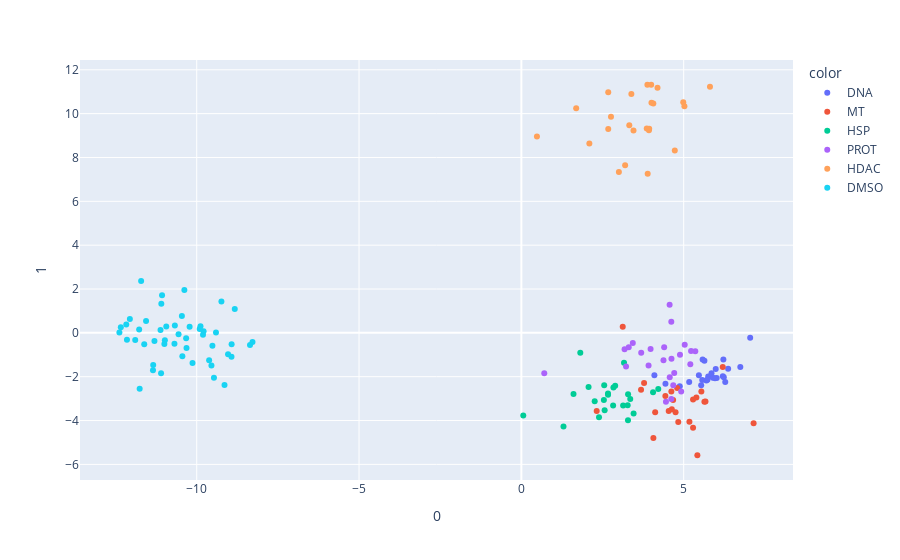

The notebook cell this image was saved under:
### Code cell
import plotly.express as px
from sklearn.decomposition import PCA
from sklearn.preprocessing import StandardScaler
model = LinearDiscriminantAnalysis(n_components=4)
y2=[]
for i in range(24):
    y2.append('DNA')
for j in range(24):
    y2.append('MT')
for k in range(24):
    y2.append('HSP')
for m in range(24):
    y2.append('PROT')
for n in range(24):
    y2.append('HDAC')
for k in range(48):
    y2.append('DMSO')
#model.fit(X_drug, y)
#X_drug2 = model.transform(X_drug)
X_drug3=training.iloc[:,2:240].values
X_drug3=model.fit(X_drug3,y2).transform(X_drug3)
fig = px.scatter(X_drug3, x=0, y=1, color=train_drug_name_without_concentration2)
#training['drug_name']
fig.show()
#these 5 groups are very clearly separated, as we can see in the image

### Figure 1 — Plotly figure (JSON) as saved in the notebook; plotly's stock layout.template omitted (floating-point values rounded to 4 significant figures)
{"data": [{"hovertemplate": "color=DNA<br>0=%{x}<br>1=%{y}<extra></extra>", "legendgroup": "DNA", "marker": {"color": "#636efa", "symbol": "circle"}, "mode": "markers", "name": "DNA", "orientation": "v", "showlegend": true, "type": "scatter", "x": [5.699, 5.857, 5.169, 5.755, 4.098, 4.438, 5.539, 6.017, 6.205, 5.987, 7.048, 6.223, 5.897, 6.235, 6.369, 5.571, 5.731, 5.638, 5.583, 4.879, 5.964, 6.28, 5.468, 6.744], "xaxis": "x", "y": [-2.174, -1.843, -2.241, -1.993, -1.934, -2.322, -2.389, -2.058, -1.981, -1.643, -0.2199, -1.216, -2.042, -2.019, -1.632, -2.153, -2.133, -1.273, -1.21, -2.436, -2.07, -2.246, -1.933, -1.557], "yaxis": "y"}, {"hovertemplate": "color=MT<br>0=%{x}<br>1=%{y}<extra></extra>", "legendgroup": "MT", "marker": {"color": "#EF553B", "symbol": "circle"}, "mode": "markers", "name": "MT", "orientation": "v", "showlegend": true, "type": "scatter", "x": [5.39, 4.539, 4.833, 2.321, 4.066, 7.153, 4.634, 4.436, 4.675, 3.686, 3.78, 5.638, 6.203, 4.62, 5.421, 5.289, 5.289, 5.544, 5.177, 4.798, 4.749, 5.671, 4.121, 3.122], "xaxis": "x", "y": [-2.944, -3.567, -4.069, -3.561, -4.8, -4.118, -3.484, -2.884, -3.064, -2.596, -2.291, -3.137, -1.556, -2.673, -5.583, -3.034, -4.332, -2.676, -4.053, -2.513, -3.624, -3.125, -3.617, 0.2823], "yaxis": "y"}, {"hovertemplate": "color=HSP<br>0=%{x}<br>1=%{y}<extra></extra>", "legendgroup": "HSP", "marker": {"color": "#00cc96", "symbol": "circle"}, "mode": "markers", "name": "HSP", "orientation": "v", "showlegend": true, "type": "scatter", "x": [1.606, 3.135, 2.259, 4.217, 3.353, 2.67, 4.056, 2.668, 3.274, 2.565, 3.284, 1.298, 3.287, 2.826, 3.457, 2.552, 2.89, 3.162, 2.835, 2.392, 2.542, 2.07, 0.05893, 1.815], "xaxis": "x", "y": [-2.783, -3.317, -3.125, -2.556, -3.013, -2.818, -2.71, -2.769, -3.301, -3.526, -3.989, -4.277, -2.803, -3.317, -3.673, -2.392, -2.417, -1.368, -2.495, -3.847, -3.067, -2.475, -3.768, -0.9099], "yaxis": "y"}, {"hovertemplate": "color=PROT<br>0=%{x}<br>1=%{y}<extra></extra>", "legendgroup": "PROT", "marker": {"color": "#ab63fa", "symbol": "circle"}, "mode": "markers", "name": "PROT", "orientation": "v", "showlegend": true, "type": "scatter", "x": [4.378, 5.357, 5.204, 0.7055, 4.399, 4.923, 3.18, 4.886, 3.98, 4.679, 5.227, 4.567, 4.454, 4.57, 5.032, 4.619, 3.307, 4.623, 3.224, 3.918, 4.708, 4.618, 3.432, 3.691], "xaxis": "x", "y": [-1.246, -0.8426, -1.435, -1.839, -0.6569, -2.67, -0.7501, -0.9963, -0.7399, -2.389, -0.8323, 1.286, -3.137, -2.024, -0.5405, -3.015, -0.6554, -1.183, -1.536, -1.491, -1.829, 0.5124, -0.4573, -0.9023], "yaxis": "y"}, {"hovertemplate": "color=HDAC<br>0=%{x}<br>1=%{y}<extra></extra>", "legendgroup": "HDAC", "marker": {"color": "#FFA15A", "symbol": "circle"}, "mode": "markers", "name": "HDAC", "orientation": "v", "showlegend": true, "type": "scatter", "x": [4.065, 4.986, 1.688, 5.809, 5.022, 2.676, 3.882, 3.454, 4.194, 2.676, 3.196, 2.094, 2.761, 3.324, 3.388, 3.937, 4.008, 3.891, 3.93, 3.999, 3.862, 4.726, 0.4796, 3.004], "xaxis": "x", "y": [10.46, 10.52, 10.25, 11.23, 10.34, 9.3, 11.31, 9.228, 11.19, 10.97, 7.645, 8.643, 9.862, 9.465, 10.9, 9.308, 10.49, 7.259, 9.247, 11.32, 9.322, 8.318, 8.955, 7.337], "yaxis": "y"}, {"hovertemplate": "color=DMSO<br>0=%{x}<br>1=%{y}<extra></extra>", "legendgroup": "DMSO", "marker": {"color": "#19d3f3", "symbol": "circle"}, "mode": "markers", "name": "DMSO", "orientation": "v", "showlegend": true, "type": "scatter", "x": [-8.827, -11.35, -10.22, -10.38, -8.282, -9.469, -9.618, -12.34, -11.3, -9.807, -11.07, -11.71, -11.89, -10.13, -10.56, -12.06, -9.789, -10.33, -10.67, -11.76, -11.11, -10.46, -11.34, -10.98, -11.56, -9.517, -10.31, -8.929, -11.62, -8.359, -9.035, -12.17, -12.38, -9.239, -9.884, -9.407, -12.15, -10.44, -9.908, -9.546, -11.0, -10.69, -9.143, -8.925, -11.09, -10.94, -11.1, -11.77], "xaxis": "x", "y": [1.092, -1.71, 0.2829, 1.958, -0.422, -2.051, -1.245, 0.2551, -0.3742, -0.08592, 1.714, 2.362, -0.3257, -1.374, -0.06484, 0.6344, 0.07244, -0.2476, 0.3313, -2.551, 0.1339, 0.7662, -1.463, -0.3313, 0.5381, -0.5916, -0.6939, -1.089, -0.5182, -0.5537, -0.9721, 0.3843, 0.02182, 1.433, 0.3035, 0.01188, -0.3167, -1.07, 0.1724, -1.485, -0.5056, -0.4965, -2.373, -0.521, 1.329, 0.2941, -1.847, 0.1523], "yaxis": "y"}], "layout": {"legend": {"title": {"text": "color"}, "tracegroupgap": 0}, "margin": {"t": 60}, "xaxis": {"anchor": "y", "domain": [0, 1], "title": {"text": "0"}}, "yaxis": {"anchor": "x", "domain": [0, 1], "title": {"text": "1"}}}}
